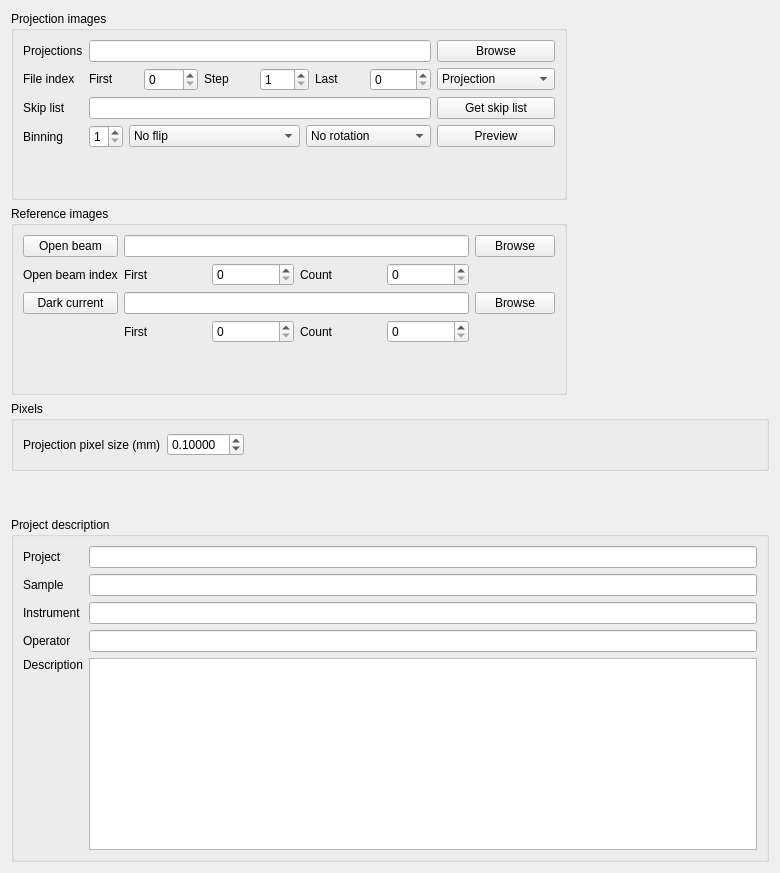
        <widget class="QWidget" name="tabInformation">
         <property name="toolTip">
          <string>Select projection and reference images. Add project meta data.</string>
         </property>
         <attribute name="title">
          <string>Projection data</string>
         </attribute>
         <layout class="QVBoxLayout" name="verticalLayout_5">
          <item>
           <layout class="QHBoxLayout" name="horizontalLayout_8">
            <item>
             <layout class="QVBoxLayout" name="verticalLayout_7">
              <item>
               <widget class="QGroupBox" name="groupProjectionFiles">
                <property name="styleSheet">
                 <string notr="true">QGroupBox#groupProjectionFiles { font: bold 1.75em}</string>
                </property>
                <property name="title">
                 <string>Projection images</string>
                </property>
                <layout class="QGridLayout" name="gridLayout_2">
                 <item row="0" column="4">
                  <widget class="QPushButton" name="buttonProjectionPath">
                   <property name="toolTip">
                    <string>Browse for the projection path</string>
                   </property>
                   <property name="whatsThis">
                    <string/>
                   </property>
                   <property name="styleSheet">
                    <string notr="true"/>
                   </property>
                   <property name="text">
                    <string>Browse</string>
                   </property>
                  </widget>
                 </item>
                 <item row="3" column="3">
                  <widget class="QComboBox" name="comboRotateProjection">
                   <property name="toolTip">
                    <string>Rotate the projection</string>
                   </property>
                   <property name="whatsThis">
                    <string/>
                   </property>
                   <property name="styleSheet">
                    <string notr="true"/>
                   </property>
                   <item>
                    <property name="text">
                     <string>No rotation</string>
                    </property>
                   </item>
                   <item>
                    <property name="text">
                     <string>90 degrees CW</string>
                    </property>
                   </item>
                   <item>
                    <property name="text">
                     <string>180 degrees CW</string>
                    </property>
                   </item>
                   <item>
                    <property name="text">
                     <string>90 degrees CCW</string>
                    </property>
                   </item>
                  </widget>
                 </item>
                 <item row="3" column="1">
                  <widget class="QSpinBox" name="spinProjectionBinning">
                   <property name="toolTip">
                    <string>Binning factor of the projections</string>
                   </property>
                   <property name="whatsThis">
                    <string/>
                   </property>
                   <property name="styleSheet">
                    <string notr="true"/>
                   </property>
                   <property name="minimum">
                    <number>1</number>
                   </property>
                   <property name="maximum">
                    <number>8</number>
                   </property>
                  </widget>
                 </item>
                 <item row="2" column="4">
                  <widget class="QPushButton" name="buttonGetSkipList">
                   <property name="toolTip">
                    <string>Find the retake images in the projection data set</string>
                   </property>
                   <property name="whatsThis">
                    <string/>
                   </property>
                   <property name="styleSheet">
                    <string notr="true"/>
                   </property>
                   <property name="text">
                    <string>Get skip list</string>
                   </property>
                  </widget>
                 </item>
                 <item row="0" column="1" colspan="3">
                  <widget class="QLineEdit" name="editProjectionMask">
                   <property name="toolTip">
                    <string>File mask of the projection images (Format: file_####.ext)</string>
                   </property>
                   <property name="whatsThis">
                    <string/>
                   </property>
                   <property name="styleSheet">
                    <string notr="true"/>
                   </property>
                  </widget>
                 </item>
                 <item row="1" column="1" colspan="3">
                  <layout class="QHBoxLayout" name="layoutFileIndex">
                   <item>
                    <widget class="QLabel" name="label_11">
                     <property name="sizePolicy">
                      <sizepolicy hsizetype="Preferred" vsizetype="Maximum">
                       <horstretch>0</horstretch>
                       <verstretch>0</verstretch>
                      </sizepolicy>
                     </property>
                     <property name="styleSheet">
                      <string notr="true"/>
                     </property>
                     <property name="text">
                      <string>First</string>
                     </property>
                     <property name="buddy">
                      <cstring>spinFirstProjection</cstring>
                     </property>
                    </widget>
                   </item>
                   <item>
                    <widget class="QSpinBox" name="spinFirstProjection">
                     <property name="toolTip">
                      <string>The index of the first projection</string>
                     </property>
                     <property name="whatsThis">
                      <string/>
                     </property>
                     <property name="styleSheet">
                      <string notr="true"/>
                     </property>
                     <property name="maximum">
                      <number>5000</number>
                     </property>
                    </widget>
                   </item>
                   <item>
                    <widget class="QLabel" name="label_12">
                     <property name="sizePolicy">
                      <sizepolicy hsizetype="Preferred" vsizetype="Maximum">
                       <horstretch>0</horstretch>
                       <verstretch>0</verstretch>
                      </sizepolicy>
                     </property>
                     <property name="styleSheet">
                      <string notr="true"/>
                     </property>
                     <property name="text">
                      <string>Step</string>
                     </property>
                     <property name="buddy">
                      <cstring>spinProjectionStep</cstring>
                     </property>
                    </widget>
                   </item>
                   <item>
                    <widget class="QSpinBox" name="spinProjectionStep">
                     <property name="toolTip">
                      <string>File index increment</string>
                     </property>
                     <property name="whatsThis">
                      <string/>
                     </property>
                     <property name="styleSheet">
                      <string notr="true"/>
                     </property>
                     <property name="minimum">
                      <number>1</number>
                     </property>
                     <property name="maximum">
                      <number>500</number>
                     </property>
                    </widget>
                   </item>
                   <item>
                    <widget class="QLabel" name="label_13">
                     <property name="sizePolicy">
                      <sizepolicy hsizetype="Preferred" vsizetype="Maximum">
                       <horstretch>0</horstretch>
                       <verstretch>0</verstretch>
                      </sizepolicy>
                     </property>
                     <property name="styleSheet">
                      <string notr="true"/>
                     </property>
                     <property name="text">
                      <string>Last</string>
                     </property>
                     <property name="buddy">
                      <cstring>spinLastProjection</cstring>
                     </property>
                    </widget>
                   </item>
                   <item>
                    <widget class="QSpinBox" name="spinLastProjection">
                     <property name="toolTip">
                      <string>The index of the last projection</string>
                     </property>
                     <property name="whatsThis">
                      <string/>
                     </property>
                     <property name="styleSheet">
                      <string notr="true"/>
                     </property>
                     <property name="maximum">
                      <number>10000</number>
                     </property>
                    </widget>
                   </item>
                  </layout>
                 </item>
                 <item row="3" column="4">
                  <widget class="QPushButton" name="buttonPreview">
                   <property name="toolTip">
                    <string>Preview the projection</string>
                   </property>
                   <property name="whatsThis">
                    <string/>
                   </property>
                   <property name="styleSheet">
                    <string notr="true"/>
                   </property>
                   <property name="text">
                    <string>Preview</string>
                   </property>
                   <property name="shortcut">
                    <string>Meta+P</string>
                   </property>
                  </widget>
                 </item>
                 <item row="3" column="0">
                  <widget class="QLabel" name="label_10">
                   <property name="styleSheet">
                    <string notr="true"/>
                   </property>
                   <property name="text">
                    <string>Binning</string>
                   </property>
                   <property name="buddy">
                    <cstring>spinProjectionBinning</cstring>
                   </property>
                  </widget>
                 </item>
                 <item row="1" column="4">
                  <widget class="QComboBox" name="comboProjectionStyle">
                   <property name="toolTip">
                    <string>Data representation in the images</string>
                   </property>
                   <property name="whatsThis">
                    <string/>
                   </property>
                   <property name="styleSheet">
                    <string notr="true"/>
                   </property>
                   <item>
                    <property name="text">
                     <string>Projection</string>
                    </property>
                   </item>
                   <item>
                    <property name="text">
                     <string>Sinogram</string>
                    </property>
                   </item>
                   <item>
                    <property name="text">
                     <string>Same projection</string>
                    </property>
                   </item>
                   <item>
                    <property name="text">
                     <string>Same slice</string>
                    </property>
                   </item>
                  </widget>
                 </item>
                 <item row="0" column="0">
                  <widget class="QLabel" name="label_6">
                   <property name="styleSheet">
                    <string notr="true"/>
                   </property>
                   <property name="text">
                    <string>Projections</string>
                   </property>
                   <property name="buddy">
                    <cstring>editProjectionMask</cstring>
                   </property>
                  </widget>
                 </item>
                 <item row="3" column="2">
                  <widget class="QComboBox" name="comboFlipProjection">
                   <property name="toolTip">
                    <string>Mirror the projection in different directions</string>
                   </property>
                   <property name="whatsThis">
                    <string/>
                   </property>
                   <property name="styleSheet">
                    <string notr="true"/>
                   </property>
                   <item>
                    <property name="text">
                     <string>No flip</string>
                    </property>
                   </item>
                   <item>
                    <property name="text">
                     <string>Horizontal flip</string>
                    </property>
                   </item>
                   <item>
                    <property name="text">
                     <string>Vertical flip</string>
                    </property>
                   </item>
                   <item>
                    <property name="text">
                     <string>Horizontal and vertical flip</string>
                    </property>
                   </item>
                  </widget>
                 </item>
                 <item row="2" column="0">
                  <widget class="QLabel" name="label_9">
                   <property name="styleSheet">
                    <string notr="true"/>
                   </property>
                   <property name="text">
                    <string>Skip list</string>
                   </property>
                   <property name="buddy">
                    <cstring>editProjectionSkipList</cstring>
                   </property>
                  </widget>
                 </item>
                 <item row="2" column="1" colspan="3">
                  <widget class="QLineEdit" name="editProjectionSkipList">
                   <property name="toolTip">
                    <string>Space separated list of projection indices to skip from the projection data. Retake removal.</string>
                   </property>
                   <property name="styleSheet">
                    <string notr="true"/>
                   </property>
                  </widget>
                 </item>
                 <item row="4" column="2">
                  <spacer name="verticalSpacer_5">
                   <property name="orientation">
                    <enum>Qt::Vertical</enum>
                   </property>
                   <property name="sizeHint" stdset="0">
                    <size>
                     <width>20</width>
                     <height>40</height>
                    </size>
                   </property>
                  </spacer>
                 </item>
                 <item row="1" column="0">
                  <widget class="QLabel" name="label_8">
                   <property name="sizePolicy">
                    <sizepolicy hsizetype="Preferred" vsizetype="Maximum">
                     <horstretch>0</horstretch>
                     <verstretch>0</verstretch>
                    </sizepolicy>
                   </property>
                   <property name="styleSheet">
                    <string notr="true"/>
                   </property>
                   <property name="text">
                    <string>File index</string>
                   </property>
                  </widget>
                 </item>
                </layout>
               </widget>
              </item>
              <item>
               <widget class="QGroupBox" name="groupReferenceImages">
                <property name="styleSheet">
                 <string notr="true">QGroupBox#groupReferenceImages {font: bold 1.75em}</string>
                </property>
                <property name="title">
                 <string>Reference images</string>
                </property>
                <layout class="QGridLayout" name="gridLayout_3">
                 <item row="5" column="1">
                  <spacer name="verticalSpacer_6">
                   <property name="orientation">
                    <enum>Qt::Vertical</enum>
                   </property>
                   <property name="sizeHint" stdset="0">
                    <size>
                     <width>20</width>
                     <height>40</height>
                    </size>
                   </property>
                  </spacer>
                 </item>
                 <item row="0" column="2">
                  <widget class="QPushButton" name="buttonBrowseReference">
                   <property name="toolTip">
                    <string>Browse for reference data</string>
                   </property>
                   <property name="whatsThis">
                    <string>Browse for reference data path</string>
                   </property>
                   <property name="styleSheet">
                    <string notr="true"/>
                   </property>
                   <property name="text">
                    <string>Browse</string>
                   </property>
                  </widget>
                 </item>
                 <item row="4" column="1">
                  <layout class="QHBoxLayout" name="layoutDarkIndex">
                   <item>
                    <widget class="QLabel" name="label_23">
                     <property name="styleSheet">
                      <string notr="true"/>
                     </property>
                     <property name="text">
                      <string>First</string>
                     </property>
                     <property name="buddy">
                      <cstring>spinFirstOpenBeam</cstring>
                     </property>
                    </widget>
                   </item>
                   <item>
                    <widget class="QSpinBox" name="spinFirstDark">
                     <property name="toolTip">
                      <string>File index of the first dark current image</string>
                     </property>
                     <property name="styleSheet">
                      <string notr="true"/>
                     </property>
                     <property name="maximum">
                      <number>5000</number>
                     </property>
                    </widget>
                   </item>
                   <item>
                    <widget class="QLabel" name="label_24">
                     <property name="styleSheet">
                      <string notr="true"/>
                     </property>
                     <property name="text">
                      <string>Count</string>
                     </property>
                     <property name="buddy">
                      <cstring>spinOpenBeamCount</cstring>
                     </property>
                    </widget>
                   </item>
                   <item>
                    <widget class="QSpinBox" name="spinDarkCount">
                     <property name="toolTip">
                      <string>Number of dark current images</string>
                     </property>
                     <property name="styleSheet">
                      <string notr="true"/>
                     </property>
                     <property name="maximum">
                      <number>5000</number>
                     </property>
                    </widget>
                   </item>
                  </layout>
                 </item>
                 <item row="2" column="0">
                  <widget class="QLabel" name="label_14">
                   <property name="sizePolicy">
                    <sizepolicy hsizetype="Minimum" vsizetype="Preferred">
                     <horstretch>0</horstretch>
                     <verstretch>0</verstretch>
                    </sizepolicy>
                   </property>
                   <property name="styleSheet">
                    <string notr="true"/>
                   </property>
                   <property name="text">
                    <string>Open beam index</string>
                   </property>
                  </widget>
                 </item>
                 <item row="3" column="2">
                  <widget class="QPushButton" name="buttonBrowseDC">
                   <property name="styleSheet">
                    <string notr="true"/>
                   </property>
                   <property name="text">
                    <string>Browse</string>
                   </property>
                  </widget>
                 </item>
                 <item row="0" column="0">
                  <widget class="QPushButton" name="buttonTakePath">
                   <property name="toolTip">
                    <string>Copy projection data path to the open beam data path</string>
                   </property>
                   <property name="whatsThis">
                    <string/>
                   </property>
                   <property name="styleSheet">
                    <string notr="true"/>
                   </property>
                   <property name="text">
                    <string>Open beam</string>
                   </property>
                  </widget>
                 </item>
                 <item row="2" column="1">
                  <layout class="QHBoxLayout" name="layoutOBMaskIndex">
                   <item>
                    <widget class="QLabel" name="label_16">
                     <property name="styleSheet">
                      <string notr="true"/>
                     </property>
                     <property name="text">
                      <string>First</string>
                     </property>
                     <property name="buddy">
                      <cstring>spinFirstOpenBeam</cstring>
                     </property>
                    </widget>
                   </item>
                   <item>
                    <widget class="QSpinBox" name="spinFirstOpenBeam">
                     <property name="toolTip">
                      <string>File index of the first open beam image</string>
                     </property>
                     <property name="styleSheet">
                      <string notr="true"/>
                     </property>
                     <property name="maximum">
                      <number>5000</number>
                     </property>
                    </widget>
                   </item>
                   <item>
                    <widget class="QLabel" name="label_17">
                     <property name="styleSheet">
                      <string notr="true"/>
                     </property>
                     <property name="text">
                      <string>Count</string>
                     </property>
                     <property name="buddy">
                      <cstring>spinOpenBeamCount</cstring>
                     </property>
                    </widget>
                   </item>
                   <item>
                    <widget class="QSpinBox" name="spinOpenBeamCount">
                     <property name="toolTip">
                      <string>Number of open beam images</string>
                     </property>
                     <property name="styleSheet">
                      <string notr="true"/>
                     </property>
                     <property name="maximum">
                      <number>5000</number>
                     </property>
                    </widget>
                   </item>
                  </layout>
                 </item>
                 <item row="3" column="1">
                  <widget class="QLineEdit" name="editDarkMask">
                   <property name="toolTip">
                    <string>File mask of the dark current image (Format: file_####.ext)</string>
                   </property>
                   <property name="styleSheet">
                    <string notr="true"/>
                   </property>
                  </widget>
                 </item>
                 <item row="0" column="1">
                  <widget class="QLineEdit" name="editOpenBeamMask">
                   <property name="toolTip">
                    <string>File mask of the open beam images (Format: file_####.ext).</string>
                   </property>
                   <property name="styleSheet">
                    <string notr="true"/>
                   </property>
                  </widget>
                 </item>
                 <item row="3" column="0">
                  <widget class="QPushButton" name="buttonGetPathDC">
                   <property name="toolTip">
                    <string>Copy projection data path to the dark current data path</string>
                   </property>
                   <property name="styleSheet">
                    <string notr="true"/>
                   </property>
                   <property name="text">
                    <string>Dark current</string>
                   </property>
                  </widget>
                 </item>
                </layout>
               </widget>
              </item>
             </layout>
            </item>
            <item>
             <layout class="QVBoxLayout" name="verticalLayout_13"/>
            </item>
            <item>
             <layout class="QVBoxLayout" name="verticalLayout_9">
              <item>
               <widget class="QtAddons::uxROIWidget" name="widgetDoseROI" native="true">
                <property name="minimumSize">
                 <size>
                  <width>196</width>
                  <height>123</height>
                 </size>
                </property>
                <property name="toolTip">
                 <string>Selects the ROI for dose estimate. This ROI is used for tuning and normalization.</string>
                </property>
               </widget>
              </item>
              <item>
               <spacer name="verticalSpacer_4">
                <property name="orientation">
                 <enum>Qt::Vertical</enum>
                </property>
                <property name="sizeHint" stdset="0">
                 <size>
                  <width>20</width>
                  <height>40</height>
                 </size>
                </property>
               </spacer>
              </item>
             </layout>
            </item>
           </layout>
          </item>
          <item>
           <widget class="QGroupBox" name="groupBox_5">
            <property name="minimumSize">
             <size>
              <width>0</width>
              <height>70</height>
             </size>
            </property>
            <property name="styleSheet">
             <string notr="true">QGroupBox {font: bold 1.75em}</string>
            </property>
            <property name="title">
             <string>Pixels</string>
            </property>
            <layout class="QHBoxLayout" name="horizontalLayout_9">
             <item>
              <widget class="QLabel" name="label_37">
               <property name="styleSheet">
                <string notr="true"/>
               </property>
               <property name="text">
                <string>Projection pixel size (mm)</string>
               </property>
               <property name="buddy">
                <cstring>dspinResolution</cstring>
               </property>
              </widget>
             </item>
             <item>
              <widget class="QDoubleSpinBox" name="dspinResolution">
               <property name="sizePolicy">
                <sizepolicy hsizetype="Maximum" vsizetype="Fixed">
                 <horstretch>0</horstretch>
                 <verstretch>0</verstretch>
                </sizepolicy>
               </property>
               <property name="toolTip">
                <string>The size of the pixels is important to obtain the correct attenuation coefficients.</string>
               </property>
               <property name="styleSheet">
                <string notr="true"/>
               </property>
               <property name="decimals">
                <number>5</number>
               </property>
               <property name="maximum">
                <double>10.000000000000000</double>
               </property>
               <property name="singleStep">
                <double>0.010000000000000</double>
               </property>
               <property name="value">
                <double>0.100000000000000</double>
               </property>
              </widget>
             </item>
             <item>
              <spacer name="horizontalSpacer_4">
               <property name="orientation">
                <enum>Qt::Horizontal</enum>
               </property>
               <property name="sizeHint" stdset="0">
                <size>
                 <width>40</width>
                 <height>20</height>
                </size>
               </property>
              </spacer>
             </item>
            </layout>
           </widget>
          </item>
          <item>
           <spacer name="verticalSpacer_8">
            <property name="orientation">
             <enum>Qt::Vertical</enum>
            </property>
            <property name="sizeHint" stdset="0">
             <size>
              <width>20</width>
              <height>40</height>
             </size>
            </property>
           </spacer>
          </item>
          <item>
           <widget class="QGroupBox" name="groupBox_3">
            <property name="minimumSize">
             <size>
              <width>0</width>
              <height>100</height>
             </size>
            </property>
            <property name="styleSheet">
             <string notr="true">QGroupBox {font: bold 1.75em}</string>
            </property>
            <property name="title">
             <string>Project description</string>
            </property>
            <layout class="QVBoxLayout" name="verticalLayout_11">
             <item>
              <layout class="QGridLayout" name="gridLayout">
               <item row="0" column="0">
                <widget class="QLabel" name="label">
                 <property name="text">
                  <string>Project</string>
                 </property>
                 <property name="buddy">
                  <cstring>editProjectName</cstring>
                 </property>
                </widget>
               </item>
               <item row="0" column="1">
                <widget class="QLineEdit" name="editProjectName">
                 <property name="toolTip">
                  <string>Name of the experiment.</string>
                 </property>
                </widget>
               </item>
               <item row="1" column="0">
                <widget class="QLabel" name="label_2">
                 <property name="text">
                  <string>Sample</string>
                 </property>
                 <property name="buddy">
                  <cstring>editSampleDescription</cstring>
                 </property>
                </widget>
               </item>
               <item row="1" column="1">
                <widget class="QLineEdit" name="editSampleDescription">
                 <property name="toolTip">
                  <string>Sample description.</string>
                 </property>
                </widget>
               </item>
               <item row="2" column="0">
                <widget class="QLabel" name="label_3">
                 <property name="text">
                  <string>Instrument</string>
                 </property>
                 <property name="buddy">
                  <cstring>editInstrumentName</cstring>
                 </property>
                </widget>
               </item>
               <item row="2" column="1">
                <widget class="QLineEdit" name="editInstrumentName">
                 <property name="toolTip">
                  <string>Name of the instrument where the data was obtained.</string>
                 </property>
                </widget>
               </item>
               <item row="3" column="0">
                <widget class="QLabel" name="label_4">
                 <property name="text">
                  <string>Operator</string>
                 </property>
                 <property name="buddy">
                  <cstring>editOperatorName</cstring>
                 </property>
                </widget>
               </item>
               <item row="3" column="1">
                <widget class="QLineEdit" name="editOperatorName">
                 <property name="toolTip">
                  <string>Name of the persons performing experiment and reconstruction.</string>
                 </property>
                </widget>
               </item>
               <item row="4" column="0">
                <widget class="QLabel" name="label_5">
                 <property name="text">
                  <string>Description</string>
                 </property>
                 <property name="buddy">
                  <cstring>editExperimentDescription</cstring>
                 </property>
                </widget>
               </item>
               <item row="4" column="1" rowspan="2">
                <widget class="QTextEdit" name="editExperimentDescription">
                 <property name="toolTip">
                  <string>Free text field to enter experiment or reconstruction conditions.</string>
                 </property>
                </widget>
               </item>
               <item row="5" column="0">
                <spacer name="verticalSpacer_2">
                 <property name="orientation">
                  <enum>Qt::Vertical</enum>
                 </property>
                 <property name="sizeHint" stdset="0">
                  <size>
                   <width>20</width>
                   <height>168</height>
                  </size>
                 </property>
                </spacer>
               </item>
              </layout>
             </item>
            </layout>
           </widget>
          </item>
         </layout>
        </widget>
